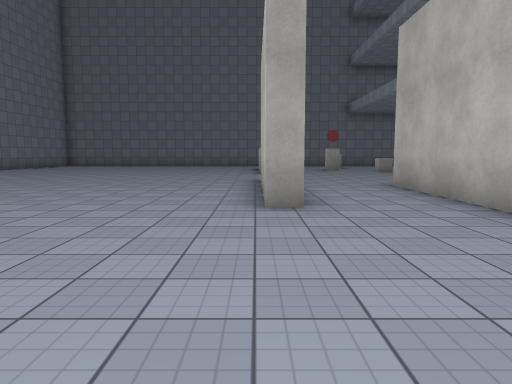
[1] (above)

18 first-person views from a walk through a Unity game level. The camera is 1.4 m above the floor, tilts 6° down and sees 70° across. The floor is counted in squares, 2 m on a side. Each view is taken from the middle of a square. On the plan, view 1 faces up. The plan holds only what a view shows up to about 11 squares ahead; the rest is blank. The player is left out. Some animated figures are left out. Surface patterns are stand-ins for the level's own textures.

[2]
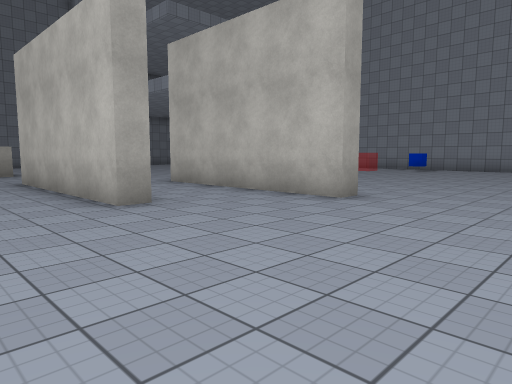

[3]
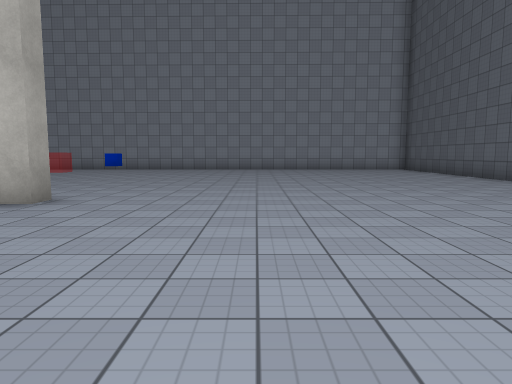

[4]
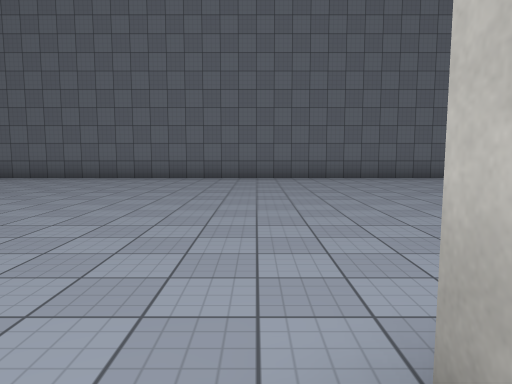

[5]
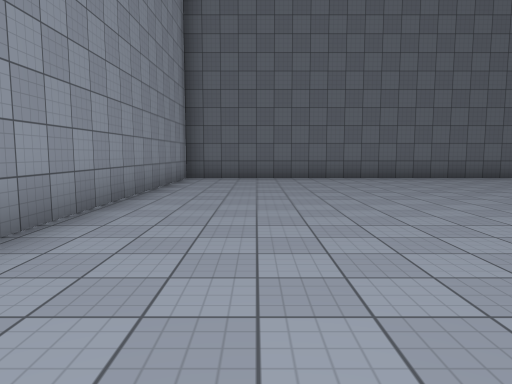

[6]
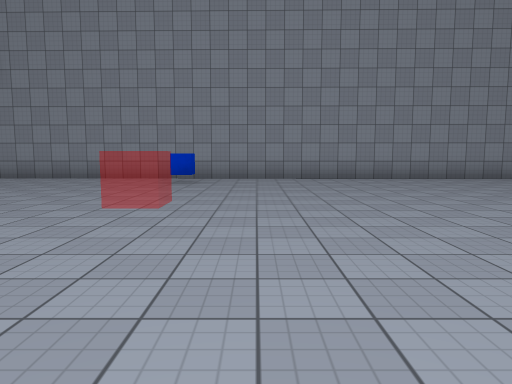

[7]
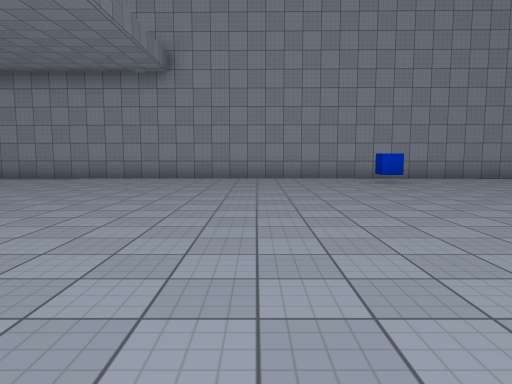

[8]
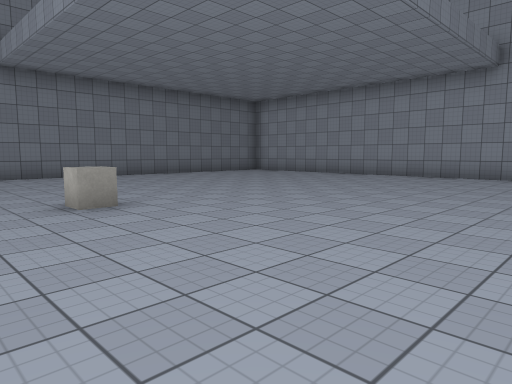

[9]
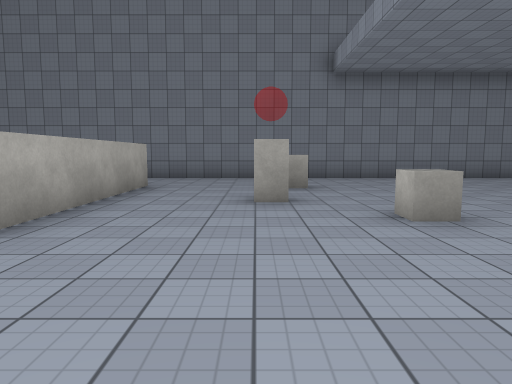

[10]
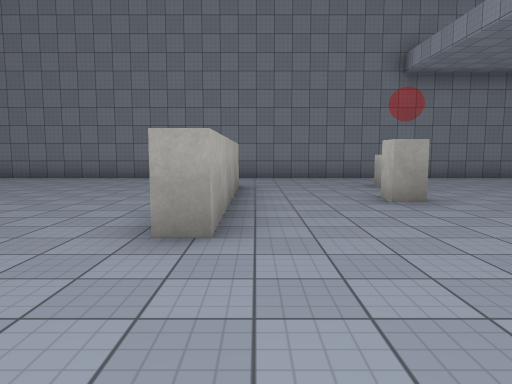

[11]
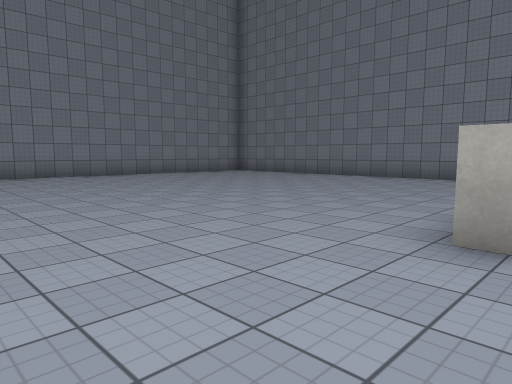

[12]
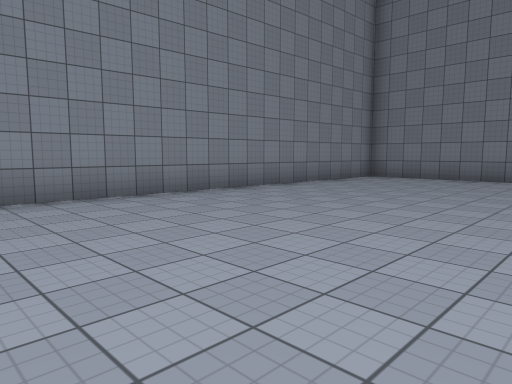

[13]
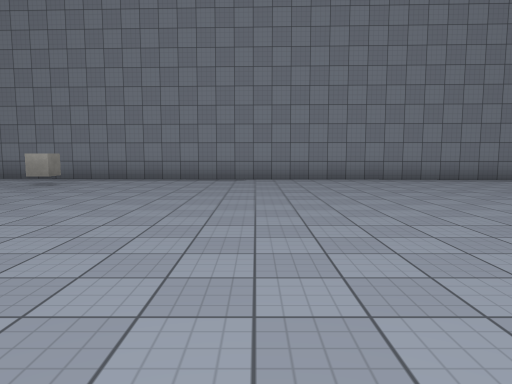

[14]
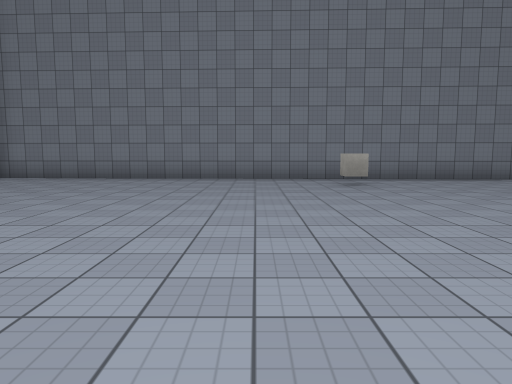

[15]
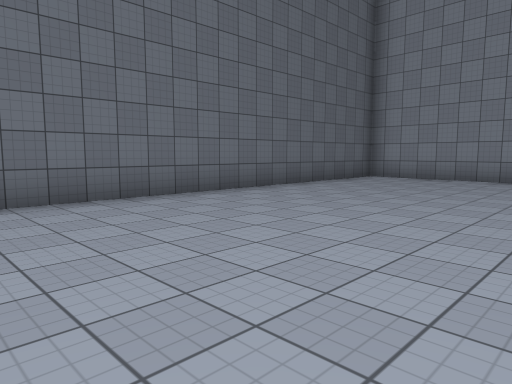

[16]
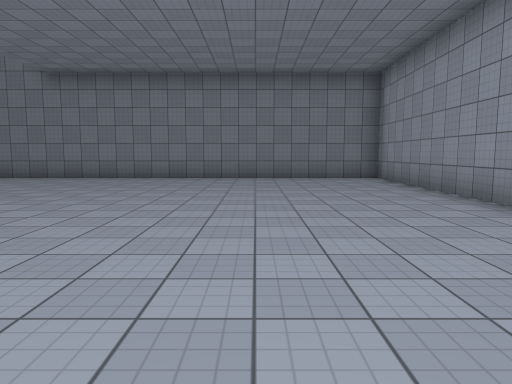

[17]
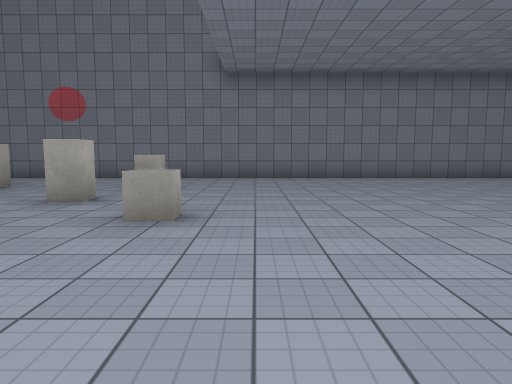

[18]
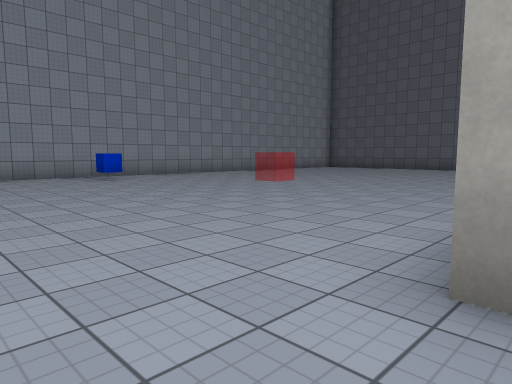

### Floor plan
Points are (right, up) in squares from view 1. A wall is a line through its corners. A room is listed if a view was taken in it or the views show most of it. See-through windows are left out.
Room 1 (views 1, 2, 3, 4, 5, 6, 7, 8, 9, 10, 11, 12, 13, 14, 15, 16, 17, 18)
walls: (0.8, 4.7) (0.1, 4.7) (0.1, 9.8); (3.6, 3.1) (3.1, 3.1) (3.1, 8.1); (0.6, 18) (0.6, 13) (0.1, 13); (-9.6, 3.5) (-9, 3.5) (-9, 3.1) (-9.6, 3.1); (-10.5, 20.2) (-11.5, -6.5) (14, -6.5) (14.5, 20.5) (-10.2, 20.5)
objects: other object (3, 16); other object (4, 18); other object (5, 14); other object (13, 6)

Where each view was taken, in squares from view 1:
view 1: 0 up, 0 right, facing up
view 2: 0 up, 2 left, facing up-right
view 3: 0 up, 2 left, facing right
view 4: 4 up, 4 right, facing down
view 5: 4 up, 12 right, facing down
view 6: 4 up, 4 right, facing right
view 7: 9 up, 4 right, facing right
view 8: 9 up, 3 right, facing up-right
view 9: 10 up, 3 right, facing up
view 10: 10 up, 1 right, facing up
view 11: 10 up, 1 right, facing up-left
view 12: 10 up, 5 left, facing up-left
view 13: 8 up, 1 left, facing left
view 14: 1 up, 1 left, facing left
view 15: 1 down, 1 left, facing down-left
view 16: 10 up, 11 right, facing up
view 17: 10 up, 6 right, facing up
view 18: 10 up, 3 right, facing down-right
